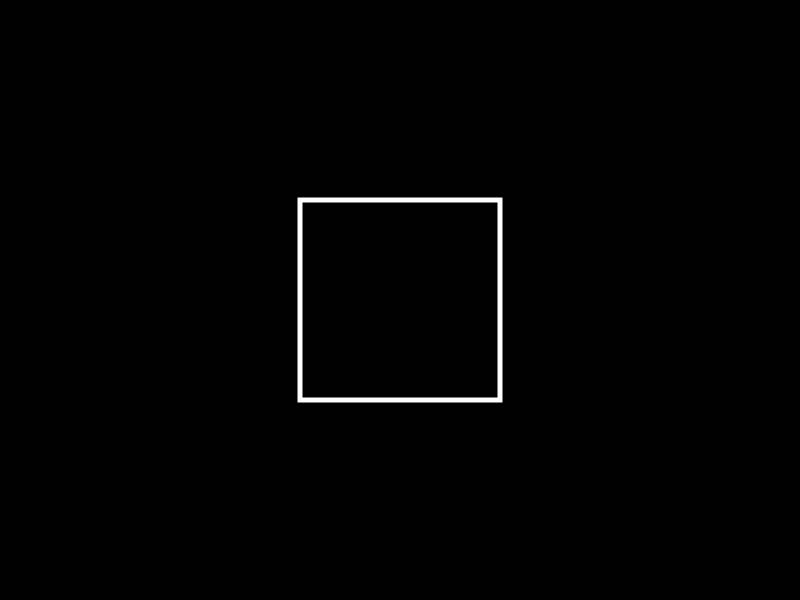
Frame 1 (no input)
Frame 60 (no input): identical to frame 1, image omitted
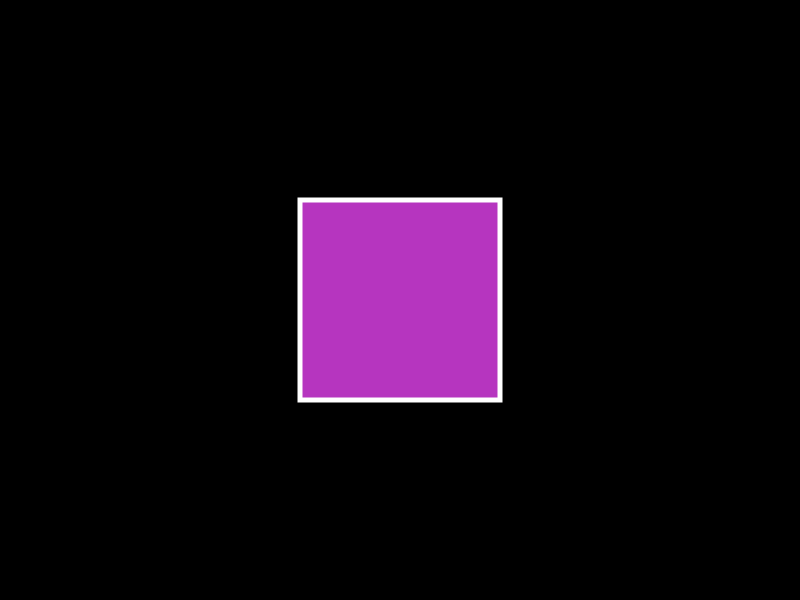
Frame 120 (the mouse pressed at the canvas centre since frame 60)

The p5.js sketch that drew these frames (run headless with seeded random() and noise() and a simulated clock; from frame 60 on, the mouse is pressed at the canvas centre):

// p5.js sketch
// ── sketch.js
var flag = true;
function  setup() {

	createCanvas(800, 600);
	rectMode(CENTER);

}

function draw() {
	background(0);
	var isInside = false;
	if(mouseX > 300 && mouseX < 500 && mouseY > 200 && mouseY < 400) {
		isInside = true;
	}
	if ( isInside ) {
		if (flag) {
			fill(random(255), random(255), random(255));
			flag = false;
		}
	} else {
		noFill();
		flag = true;
	}
	stroke(255);
	strokeWeight(5);
	rect(width / 2, height / 2, 200, 200);
}
